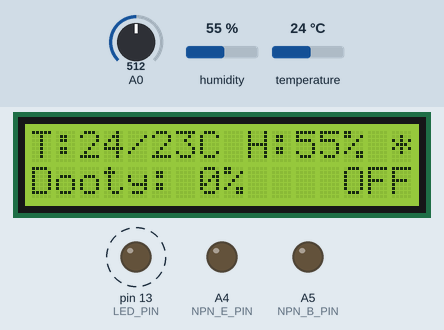
The sketch below on a simulated Arduino Uno, built with avr-gcc and run on an emulated ATmega328P. On the bench: 16×2 character LCD, output pins drawn as LEDs (lit = HIGH). Dashed ring = blinking. The inputs (shaded band) are chosen by the test bench; at power-on: temperature 24 °C, A0 = 512, humidity 55 %.

Above: at 4.2 s.
4.3 s: temperature set to 23.2 °C
At 5.8 s:
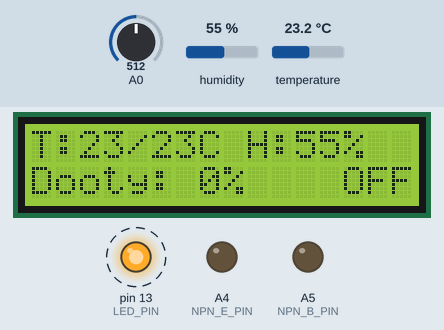
7.5 s: temperature set to 22.4 °C
At 9.5 s:
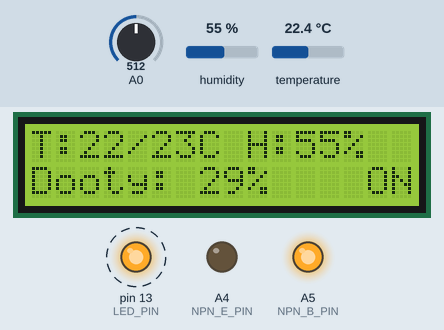
11.5 s: A0 set to 462
13.5 s: A0 set to 442
At 14.4 s:
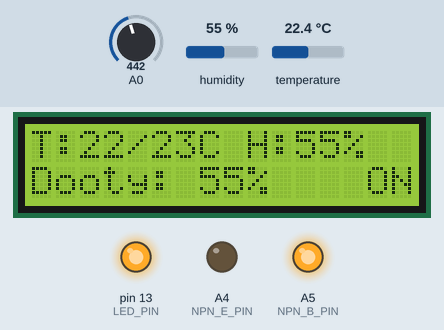
15.0 s: A0 set to 460
At 16.8 s:
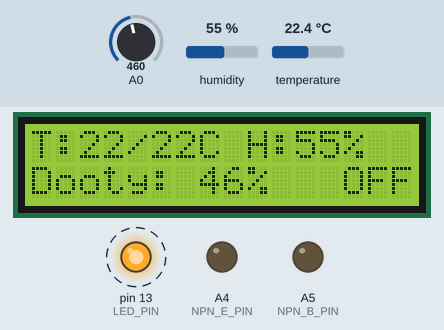
17.5 s: humidity set to 22 %
At 18.5 s:
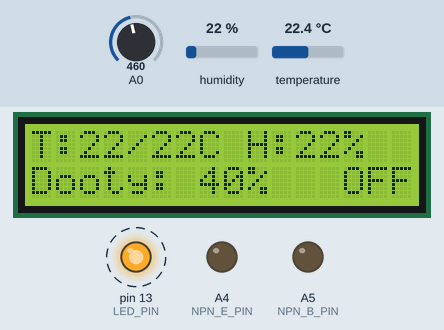
Timing chart, 0 to 21.5 s (numbered marks = the images above; inputs shaded):
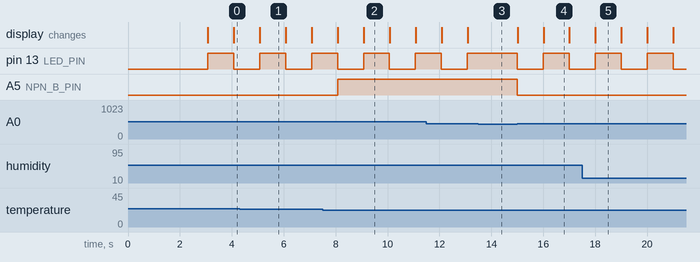

The sketch:

chicken-tender.ino
```cpp
// Don't cook the chickens

#include <Adafruit_Sensor.h>
#include <DHT.h>
#include <DHT_U.h>
#include <LiquidCrystal.h> // LCD

// LCD shield button values
#define btnRIGHT  0
#define btnUP     1
#define btnDOWN   2
#define btnLEFT   3
#define btnSELECT 4
#define btnNONE   5

#define DHT_TYPE DHT22
#define LED_PIN 13    // heartbeat LED
#define NPN_E_PIN A4  // NPN EMITTER
#define NPN_B_PIN A5  // NPN BASE (Turning relay on/off)
#define TEMP_PIN A1  // TEMP SENSOR

#define BLINK_PERIOD 1000

// Initialize LCD
const int rs = 8, en = 9, d4 = 4, d5 = 5, d6 = 6, d7 = 7; // sainsmart LCD
LiquidCrystal lcd(rs, en, d4, d5, d6, d7);

float setTemp = 23; // Celsius
unsigned long blinkTime = 0; // time in millis of last blink transition
bool blinkFlag = false;       // flag for toggling LED on/off
bool relayFlag = false;       // flag for toggling relay on/off
bool errorFlag = false;
int lcd_key = btnNONE;
unsigned long blinkCounter = 0;  // number of times blink has run
unsigned long relayCounter = 0;  // number of times relay has been turned on (including when it's already on)
DHT_Unified dht(TEMP_PIN, DHT_TYPE);

/*****************************************************************************
void setup()

/*****************************************************************************/
void setup() {
  Serial.begin(9600);

  pinMode(LED_PIN, OUTPUT);
  pinMode(NPN_E_PIN, OUTPUT);
  pinMode(NPN_B_PIN, OUTPUT);
  pinMode(TEMP_PIN, INPUT);

  digitalWrite(NPN_E_PIN, LOW);
  digitalWrite(NPN_B_PIN, LOW);

  // start temp sensor
  dht.begin();

  // set up the LCD's number of columns and rows:
  lcd.begin(16, 2);
  lcd.print("Coop-Control    ");

  lcd.setCursor(0,1);
  lcd.print("Set: ");
  lcd.print(setTemp,0);
  lcd.print(" C");

  delay(3000);
  lcd.clear();
}

/*****************************************************************************
void loop()

/*****************************************************************************/
void loop() {
  // get current time
  unsigned long timeNow = millis();

  // read the buttons
  lcd_key = read_LCD_buttons();

  if(lcd_key == btnUP)
    {
      while(lcd_key == btnUP) lcd_key = read_LCD_buttons();
      setTemp++;
    }
  if(lcd_key == btnDOWN)
    {
      while(lcd_key == btnDOWN) lcd_key = read_LCD_buttons();
      setTemp--;
    }

  // blink
  if(timeNow-blinkTime > BLINK_PERIOD)
  {
    if(blinkFlag)
    {
      digitalWrite(LED_PIN, LOW);
      lcd.setCursor(15,0);
      lcd.print("*");
    }
    else
    {
      digitalWrite(LED_PIN, HIGH);
      lcd.setCursor(15,0);
      lcd.print(" ");
    }
    blinkFlag = !blinkFlag;
    blinkTime = timeNow;

    // Print temp info
    sensors_event_t temp_event, hum_event;
    dht.temperature().getEvent(&temp_event);
    dht.humidity().getEvent(&hum_event);
    if (isnan(temp_event.temperature)) {
      errorFlag = true;
      lcd.clear();
      lcd.setCursor(0,0);
      lcd.print(F("Temp Error!"));
      lcd.setCursor(0,1);
      lcd.print(F("Check wires!"));
    }
    else {
      if(errorFlag)
      {
        errorFlag = false;
        lcd.clear();
      }
      lcd.setCursor(0,0);
      lcd.print("T:");
      lcd.print(temp_event.temperature,0);
      lcd.print("/");
      lcd.print(setTemp,0);
      lcd.print("C");
      lcd.print(" H:");
      lcd.print(hum_event.relative_humidity,0);
      lcd.print("%");
    }

    if(temp_event.temperature < setTemp-0.2)
    {
      relayOn();
      relayCounter++;
    }
    else if(temp_event.temperature > setTemp+0.2) relayOff();
    blinkCounter++;

    // print duty cycle of heater
    lcd.setCursor(0,1);
    lcd.print("Dooty: ");
    lcd.print(((float)relayCounter/blinkCounter)*100.0,0);
    lcd.print("%");
  } // end blink

}

void relayOn()
{
  digitalWrite(NPN_B_PIN, HIGH);
  lcd.setCursor(13,1);
  lcd.print(" ON");
}
void relayOff()
{
  digitalWrite(NPN_B_PIN, LOW);
  lcd.setCursor(13,1);
  lcd.print("OFF");
}

int read_LCD_buttons()
{
 int adc_key_in;
 adc_key_in = analogRead(0); // read the value from the sensor
 if (adc_key_in > 1000) return btnNONE;
 if (adc_key_in < 50)   return btnRIGHT;
 if (adc_key_in < 250)  return btnUP;
 if (adc_key_in < 450)  return btnDOWN;
 if (adc_key_in < 650)  return btnLEFT;
 if (adc_key_in < 850)  return btnSELECT;
 return btnNONE;  // when all others fail, return this...
}
```

Measured:
- the behaviour switches between 22.8 and 22.7 °C on temperature (found by bisection; images 1 and 2)
- the behaviour switches between 450 and 449 on A0 (found by bisection; images 2 and 3)
- after the input at 4.3 s, the display: changes after 0.78 s (image 1)
- after the input at 7.5 s, A5 (NPN_B_PIN): LOW → HIGH after 0.58 s; the display: first changes after 0.58 s (image 2 shows a later state)
- after the input at 13.5 s, pin 13 (LED_PIN): stays HIGH (without the input it goes to LOW after 0.58 s)
- after the input at 15.0 s, pin 13 (LED_PIN): HIGH → LOW at once, → HIGH 1.0 s later, → LOW 1.0 s later; A5 (NPN_B_PIN): HIGH → LOW at once; the display: first changes at once (image 4 shows a later state)
- by itself, pin 13 (LED_PIN): alternates HIGH for 1.0 s and LOW for 1.0 s
